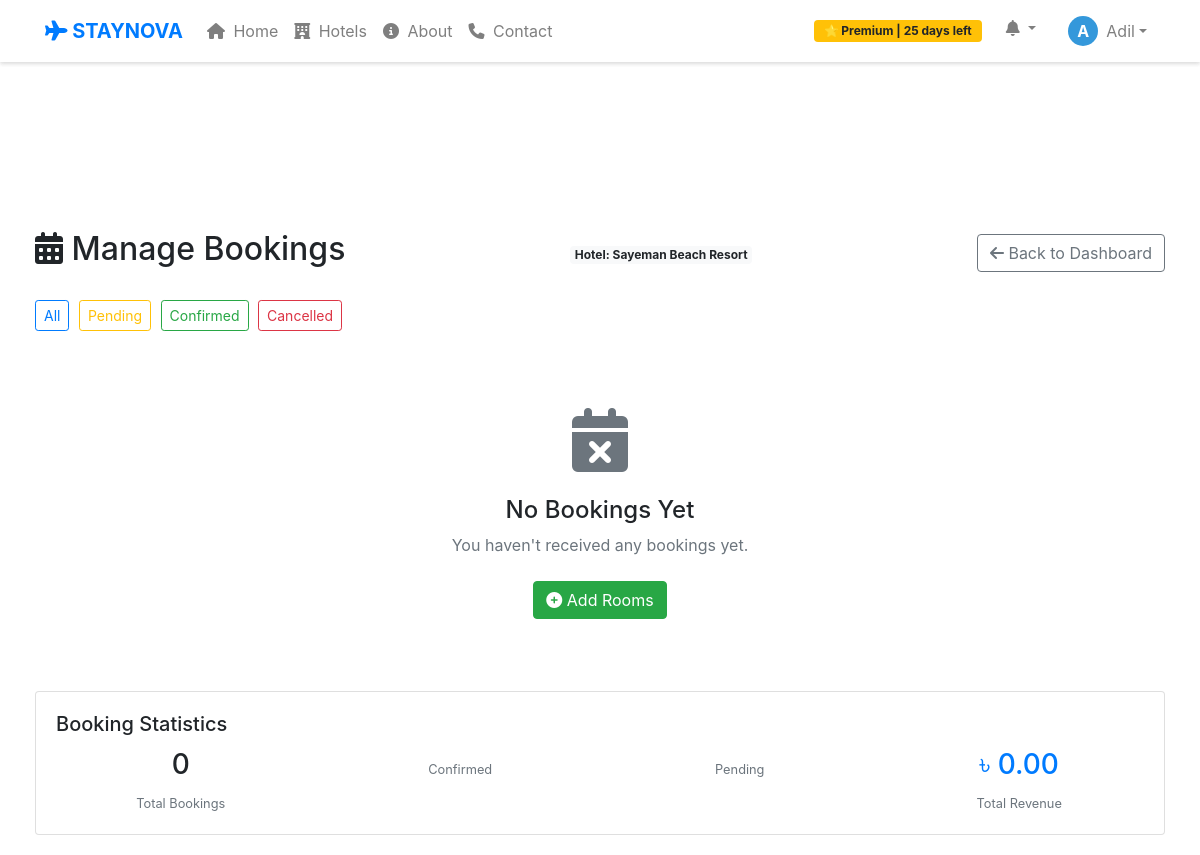
Before: /owner/manage_bookings.php (signed in) with the older database file.
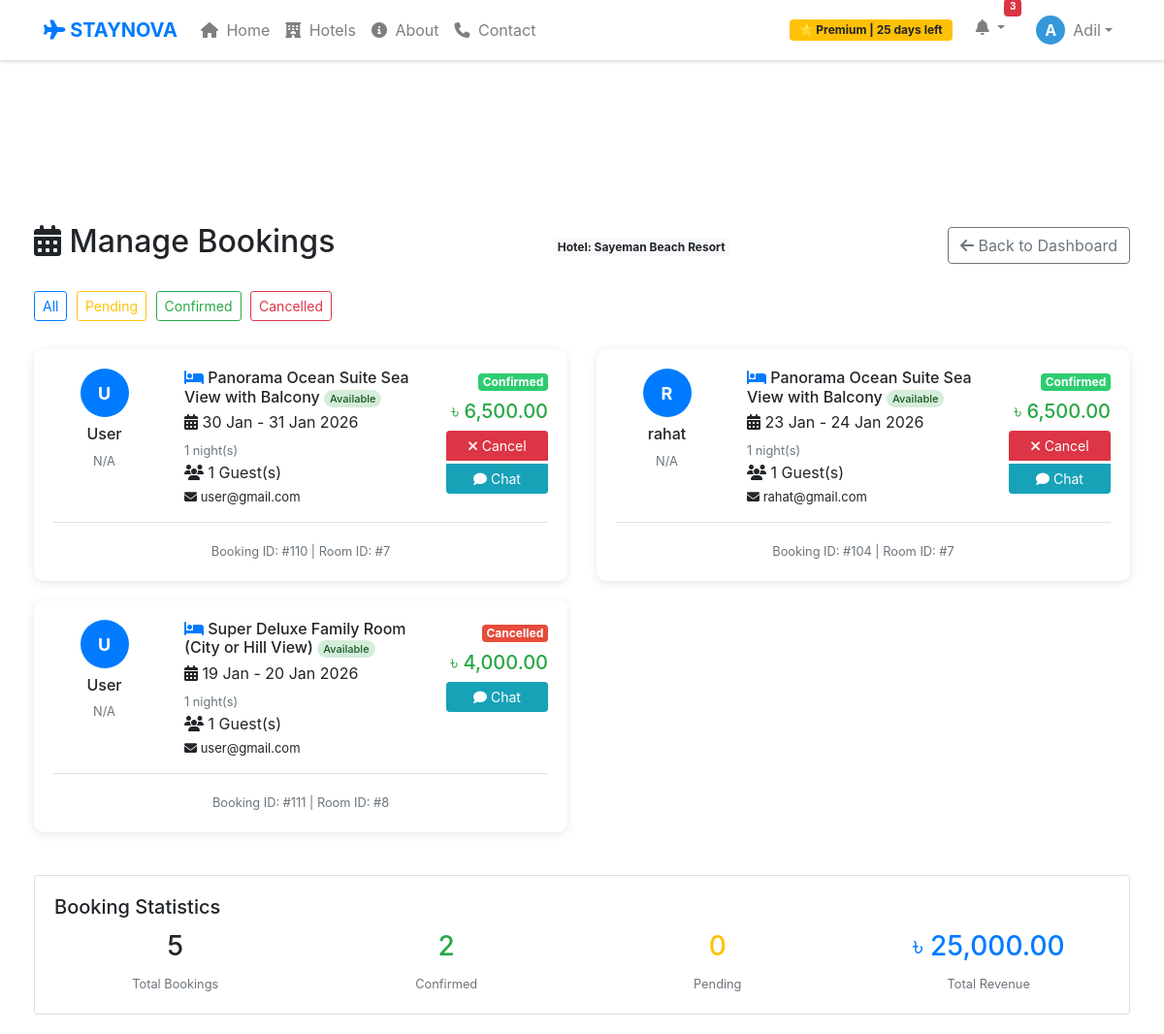
After: the same page with the newer database file.
### tables this page shows
CREATE TABLE `bookings` (
  `id` int(11) NOT NULL,
  `user_id` int(11) DEFAULT NULL,
  `owner_id` int(11) NOT NULL,
  `hotel_name` varchar(200) DEFAULT NULL,
  `location` varchar(200) DEFAULT NULL,
  `price` int(11) DEFAULT NULL,
  `rooms_count` int(11) DEFAULT 1,
  `guests` int(11) DEFAULT 1,
  `booking_date` date DEFAULT NULL,
  `check_in_date` date DEFAULT NULL,
  `check_out_date` date DEFAULT NULL,
  `status` varchar(50) DEFAULT 'Confirmed',
  `hotel_id` int(11) DEFAULT NULL,
  `room_title` varchar(200) DEFAULT NULL,
  `room_id` int(11) DEFAULT NULL,
  `rooms_booked` int(11) DEFAULT 1,
  `payment_status` enum('pending','success','failed') NOT NULL DEFAULT 'pending',
  `created_at` datetime NOT NULL DEFAULT current_timestamp()
);

CREATE TABLE `users` (
  `id` int(11) NOT NULL,
  `name` varchar(100) DEFAULT NULL,
  `email` varchar(150) DEFAULT NULL,
  `phone` varchar(20) DEFAULT NULL,
  `password` varchar(255) DEFAULT NULL,
  `role` enum('admin','owner','user') DEFAULT 'user',
  `created_at` timestamp NOT NULL DEFAULT current_timestamp()
);

CREATE TABLE `rooms` (
  `id` int(11) NOT NULL,
  `hotel_id` int(11) NOT NULL,
  `room_title` varchar(200) NOT NULL,
  `description` text DEFAULT NULL,
  `capacity` int(11) DEFAULT 2,
  `room_count` int(11) DEFAULT 1,
  `price_per_night` decimal(10,2) NOT NULL,
  `created_at` timestamp NOT NULL DEFAULT current_timestamp(),
  `is_active` tinyint(1) DEFAULT 1,
  `active` tinyint(1) DEFAULT 1
);

### owner/manage_bookings.php (the view, shortened to what the changed rows need)
<?php
include "../db_connect.php";
$owner_id = $_SESSION['user_id'];
$hotel_sql = "SELECT id, hotel_name FROM hotels WHERE owner_id='$owner_id' LIMIT 1";
$hotel_result = mysqli_query($conn, $hotel_sql);
$hotel = mysqli_fetch_assoc($hotel_result);
$hotel_id = $hotel['id'];
$bookings_sql = "SELECT
    b.*,
    u.name as user_name,
    u.email as user_email,
    r.room_title,
    r.capacity,
    r.active as room_active
FROM bookings b
JOIN users u ON b.user_id = u.id
LEFT JOIN rooms r ON b.room_id = r.id
WHERE (b.hotel_id = '$hotel_id'
   OR (b.room_id IS NOT NULL AND r.hotel_id = '$hotel_id'))
AND b.status != 'initiated'
ORDER BY
    CASE
        WHEN b.status = 'pending' THEN 1
        WHEN b.status = 'confirmed' THEN 2
        WHEN b.status = 'cancelled' THEN 3
        ELSE 4
    END,
    b.id DESC";
$bookings_result = mysqli_query($conn, $bookings_sql);
?>
<!DOCTYPE html>
<html>
<head>
    <link rel="stylesheet" href="https://cdnjs.cloudflare.com/ajax/libs/font-awesome/6.4.0/css/all.min.css">
    <link rel="stylesheet" href="https://stackpath.bootstrapcdn.com/bootstrap/4.5.2/css/bootstrap.min.css">
    <?php include "../header.php"; ?>
</head>
<body>
<?php include "../header.php"; ?>
<div class="main-content">
    <div class="container-fluid">
        <div class="d-flex justify-content-between align-items-center mb-4">
            <h2><i class="fas fa-calendar-alt"></i> Manage Bookings</h2>
        </div>
        <div class="row">
            <?php if(mysqli_num_rows($bookings_result) > 0):
                while($booking = mysqli_fetch_assoc($bookings_result)):
                    $badge_class = 'badge-' . $booking['status'];
                    $room_status_badge = '';
                    if(isset($booking['room_active'])) {
                        $room_status_badge = $booking['room_active'] == 1
                            ? '<span class="room-status-badge room-active">Available</span>'
                            : '<span class="room-status-badge room-inactive">Booked</span>';
                    }
            ?>
                    <div class="col-md-6">
                        <div class="booking-card">
                            <div class="row">
                                <div class="col-md-3 text-center">
                                    <div class="user-avatar mx-auto mb-2">
                                        <?php echo strtoupper(substr($booking['user_name'], 0, 1)); ?>
                                    </div>
                                    <h6 class="mb-1"><?php echo $booking['user_name']; ?></h6>
                                    <small class="text-muted">
                                        <?php
                                        if (!empty($booking['booking_date'])) {
                                            echo date('d M', strtotime($booking['booking_date']));
                                        } else {
                                            echo 'N/A';
                                        }
                                        ?>
                                    </small>
                                </div>
                                <div class="col-md-6">
                                    <h6 class="mb-1">
                                        <?php if(!empty($booking['room_title'])): ?>
                                            <i class="fas fa-bed text-primary"></i>
                                            <?php echo $booking['room_title']; ?>
                                            <?php echo $room_status_badge; ?>
                                        <?php else: ?>
                                            <i class="fas fa-hotel text-primary"></i>
                                            <?php echo $hotel['hotel_name']; ?>
                                        <?php endif; ?>
                                    </h6>
                                    <?php
                                    $check_in = $booking['check_in_date'] ?? '';
                                    $check_out = $booking['check_out_date'] ?? '';
                                    if (!empty($check_in) && !empty($check_out) && $check_in != '0000-00-00' && $check_out != '0000-00-00'):
                                    ?>
                                        <p class="mb-1">
                                            <i class="fas fa-calendar-alt"></i>
                                            <?php echo date('d M', strtotime($check_in)); ?> -
                                            <?php echo date('d M Y', strtotime($check_out)); ?>
                                        </p>
                                        <?php
                                        $nights = 1;
                                        if ($check_in && $check_out && $check_in != '0000-00-00' && $check_out != '0000-00-00') {
                                            $time1 = strtotime($check_in);
                                            $time2 = strtotime($check_out);
                                            if ($time1 && $time2 && $time2 > $time1) {
                                                $nights = ($time2 - $time1) / (60 * 60 * 24);
                                                $nights = max(1, $nights);
                                            }
                                        }
                                        ?>
                                        <small class="text-muted"><?php echo $nights; ?> night(s)</small>
                                    <?php endif; ?>
                                    <?php if(!empty($booking['guests'])): ?>
                                        <p class="mb-1">
                                            <i class="fas fa-users"></i>
                                            <?php echo $booking['guests']; ?> Guest(s)
                                        </p>
                                    <?php endif; ?>
                                    <div class="contact-info">
                                        <?php if(!empty($booking['user_email'])): ?>
                                            <p class="mb-0">
                                                <i class="fas fa-envelope"></i>
                                                <?php echo $booking['user_email']; ?>
                                            </p>
                                        <?php endif; ?>
                                    </div>
                                </div>
                                <div class="col-md-3">
                                    <div class="text-right mb-2">
                                        <span class="badge <?php echo $badge_class; ?>">
                                            <?php echo ucfirst($booking['status']); ?>
                                        </span>
                                    </div>
                                    <h5 class="text-success text-right">
                                        ৳ <?php echo number_format($booking['price'], 2); ?>
                                    </h5>
                                    <div class="btn-group-vertical w-100">
                                        <?php if($booking['status'] == 'pending'): ?>
                                            <a href="?update_booking_status=1&booking_id=<?php echo $booking['id']; ?>&status=confirmed"
                                               class="btn btn-sm btn-success mb-1"
                                               onclick="return confirm('Confirm this booking?')">
                                               <i class="fas fa-check"></i> Confirm
                                            </a>
                                            <a href="?update_booking_status=1&booking_id=<?php echo $booking['id']; ?>&status=cancelled"
                                               class="btn btn-sm btn-danger mb-1"
                                               onclick="return confirm('Reject this booking?')">
                                               <i class="fas fa-times"></i> Reject
                                            </a>
                                        <?php elseif($booking['status'] == 'confirmed'): ?>
                                            <a href="?update_booking_status=1&booking_id=<?php echo $booking['id']; ?>&status=cancelled"
                                               class="btn btn-sm btn-danger mb-1"
                                               onclick="return confirm('Cancel this booking?')">
                                               <i class="fas fa-times"></i> Cancel
                                            </a>
                                        <?php endif; ?>
                                        <a href="../chat/chat.php?user_id=<?php echo $booking['user_id']; ?>"
                                           class="btn btn-sm btn-info mb-1">
                                           <i class="fas fa-comment"></i> Chat
                                        </a>
                                    </div>
                                </div>
                            </div>
                            <div class="mt-3 pt-3 border-top text-center">
                                <small class="text-muted">
                                    Booking ID: #<?php echo $booking['id']; ?>
                                    <?php if(!empty($booking['room_id'])): ?>
                                        | Room ID: #<?php echo $booking['room_id']; ?>
                                    <?php endif; ?>
                                </small>
                            </div>
                        </div>
                    </div>
                <?php endwhile;
                if (!$has_bookings && isset($_GET['filter'])): ?>
                <?php endif;
                else: ?>
                <div class="col-12">
                    <div class="text-center py-5">
                        <i class="fas fa-calendar-times fa-4x text-muted mb-4"></i>
                        <h4>No Bookings Yet</h4>
                        <p class="text-muted mb-4">You haven't received any bookings yet.</p>
                        <a href="upload_room.php" class="btn btn-success">
                            <i class="fas fa-plus-circle"></i> Add Rooms
                        </a>
                    </div>
                </div>
            <?php endif; ?>
        </div>
        <?php
        $stats_sql = "SELECT
            COUNT(*) as total,
            SUM(CASE WHEN status = 'confirmed' THEN 1 ELSE 0 END) as confirmed,
            SUM(CASE WHEN status = 'pending' THEN 1 ELSE 0 END) as pending,
            SUM(CASE WHEN status = 'cancelled' THEN 1 ELSE 0 END) as cancelled,
            SUM(price) as total_revenue
            FROM bookings
            WHERE hotel_id = '$hotel_id'";
        $stats_result = mysqli_query($conn, $stats_sql);
        $stats = mysqli_fetch_assoc($stats_result);
        ?>
        <div class="card mt-4">
            <div class="card-body">
                <div class="row text-center">
                    <div class="col-md-3">
                        <h3><?php echo $stats['total']; ?></h3>
                        <small class="text-muted">Total Bookings</small>
                    </div>
                    <div class="col-md-3">
                        <h3 class="text-success"><?php echo $stats['confirmed']; ?></h3>
                        <small class="text-muted">Confirmed</small>
                    </div>
                    <div class="col-md-3">
                        <h3 class="text-warning"><?php echo $stats['pending']; ?></h3>
                        <small class="text-muted">Pending</small>
                    </div>
                    <div class="col-md-3">
                        <h3 class="text-primary">৳ <?php echo number_format($stats['total_revenue'] ?? 0, 2); ?></h3>
                        <small class="text-muted">Total Revenue</small>
                    </div>
                </div>
            </div>
        </div>
    </div>
</div>
</body>
</html>

### header.php (shortened to what the changed rows need)
<?php
include_once "db_connect.php";
$unread_count = 0;
if (isset($_SESSION['user_id'], $_SESSION['role'])) {
    $uid = $_SESSION['user_id'];
    $role = $_SESSION['role'];
    $count_sql = "SELECT COUNT(*) as total FROM notifications
                  WHERE receiver_id = '$uid'
                  AND receiver_role = '$role'
                  AND status = 'unread'";
    $count_result = mysqli_query($conn, $count_sql);
    if ($count_result && mysqli_num_rows($count_result) > 0) {
        $count_data = mysqli_fetch_assoc($count_result);
        $unread_count = (int)$count_data['total'];
    }
}
?>
<link rel="stylesheet" href="https://stackpath.bootstrapcdn.com/bootstrap/4.5.2/css/bootstrap.min.css">
<link rel="stylesheet" href="https://cdnjs.cloudflare.com/ajax/libs/font-awesome/6.4.0/css/all.min.css">
<nav class="navbar navbar-expand-lg navbar-light bg-white shadow-sm fixed-top">
    <div class="container">
        <div class="collapse navbar-collapse" id="navbarNav">
            <ul class="navbar-nav ml-auto">
                <?php if (isset($_SESSION['user_id'])): ?>
                    <li class="nav-item dropdown mr-3">
                        <a class="nav-link dropdown-toggle position-relative" href="#" data-toggle="dropdown">
                            <i class="fas fa-bell"></i>
                            <?php if ($unread_count > 0): ?>
                                <span class="badge badge-danger"
                                      style="position: absolute; top: 0; right: 0; transform: translate(50%, -50%);
                                             font-size: 10px; padding: 2px 5px; min-width: 18px; height: 18px;">
                                    <?php echo $unread_count; ?>
                                </span>
                            <?php endif; ?>
                        </a>
                    </li>
                <?php endif; ?>
            </ul>
        </div>
    </div>
</nav>

Changed rows visible on the page:
added bookings: user.name "U", user.name "User", shows "N/A", room.room_title "Panorama Ocean Suite Sea View with Balcony", check_in_date "30 Jan", check_out_date "31 Jan 2026", nights "1", guests "1", user.email "user@gmail.com", status "Confirmed", price "6,500.00", id "110", room "7"
added bookings: user.name "R", user.name "rahat", shows "N/A", room.room_title "Panorama Ocean Suite Sea View with Balcony", check_in_date "23 Jan", check_out_date "24 Jan 2026", nights "1", guests "1", user.email "rahat@gmail.com", status "Confirmed", price "6,500.00", id "104", room "7"
added bookings: user.name "U", user.name "User", shows "N/A", room.room_title "Super Deluxe Family Room (City or Hill View)", check_in_date "19 Jan", check_out_date "20 Jan 2026", nights "1", guests "1", user.email "user@gmail.com", status "Cancelled", price "4,000.00", id "111", room "8"
Other visible differences:
$unread_count: (not shown) → "3"
$stats['total']: "0" → "5"
$stats['confirmed']: (not shown) → "2"
$stats['pending']: (not shown) → "0"
$stats['total_revenue']: "0.00" → "25,000.00"
text no longer shown: "No Bookings Yet You haven't received any bookings yet. Add Rooms"
